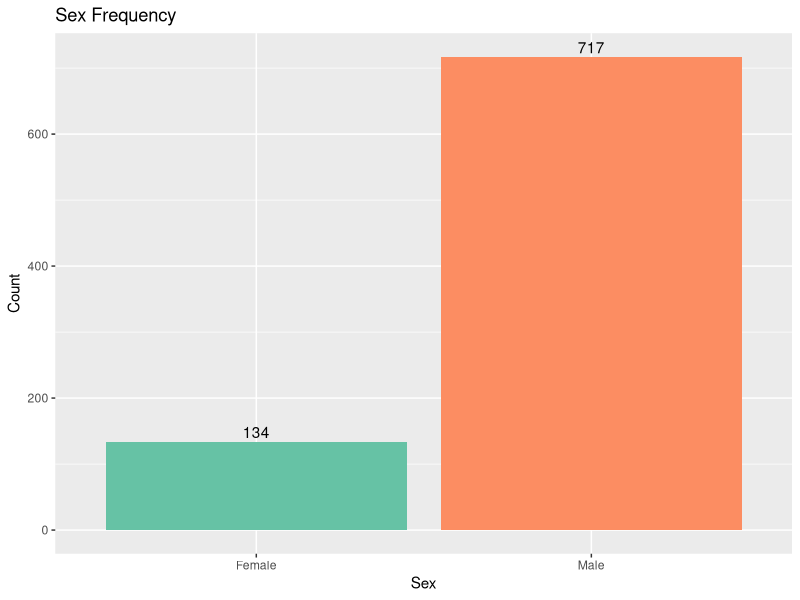
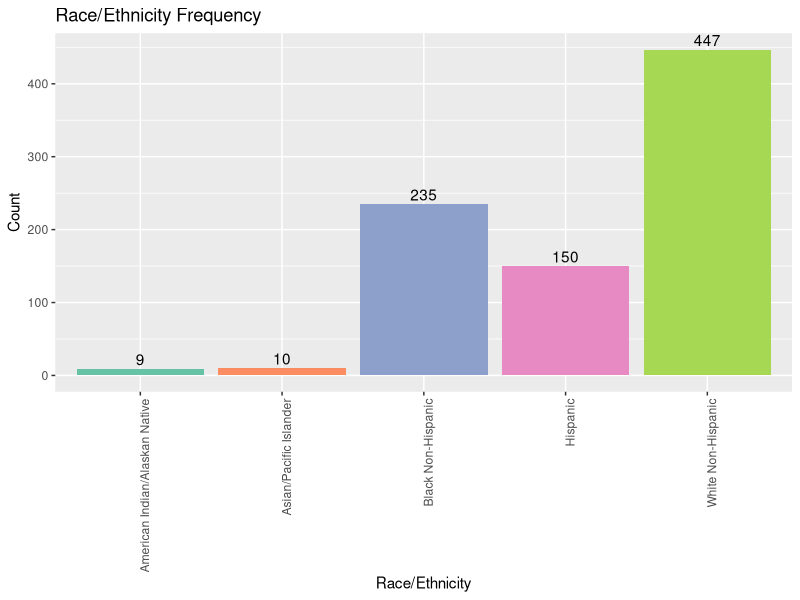
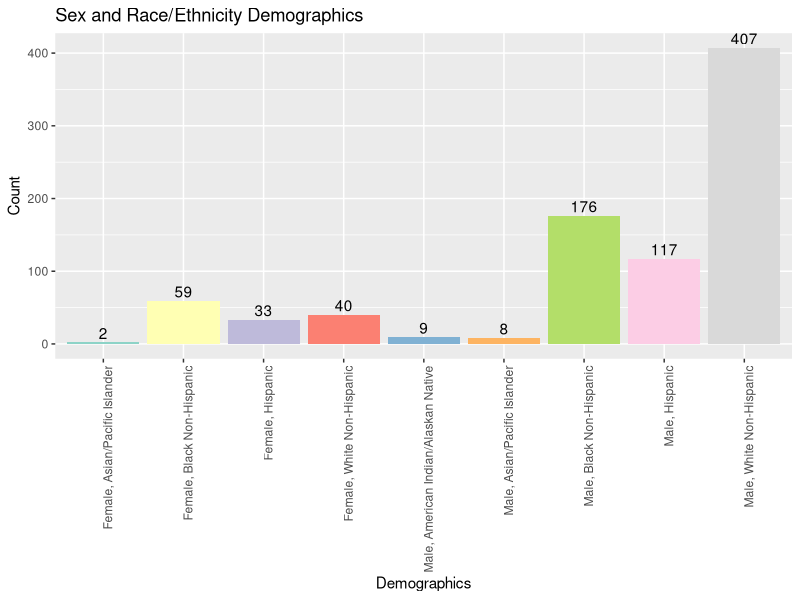
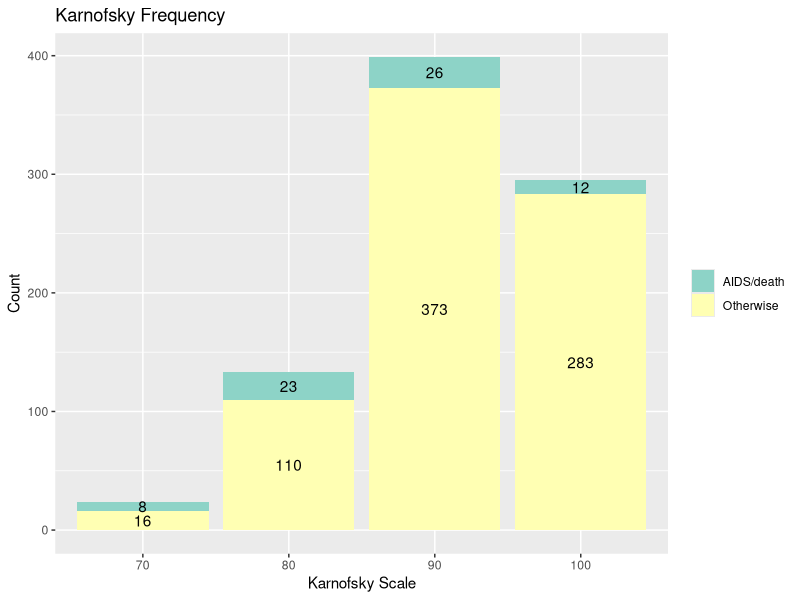
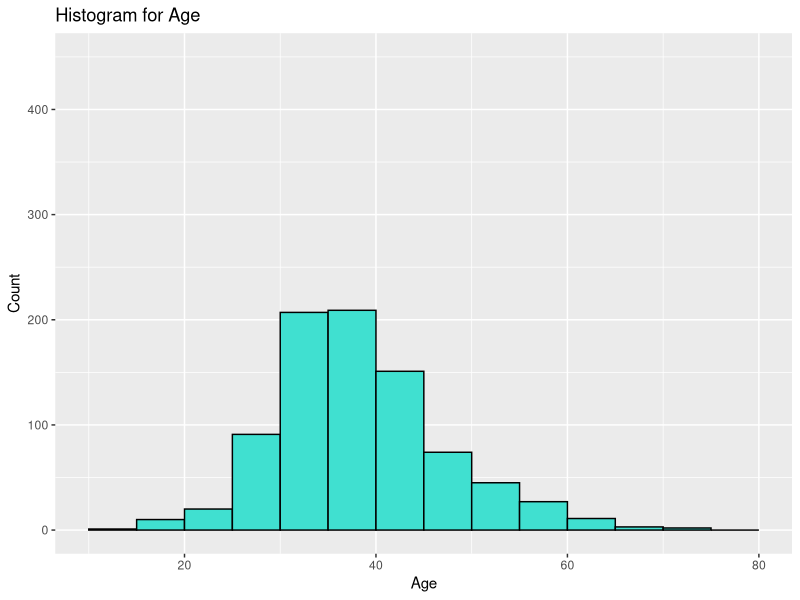
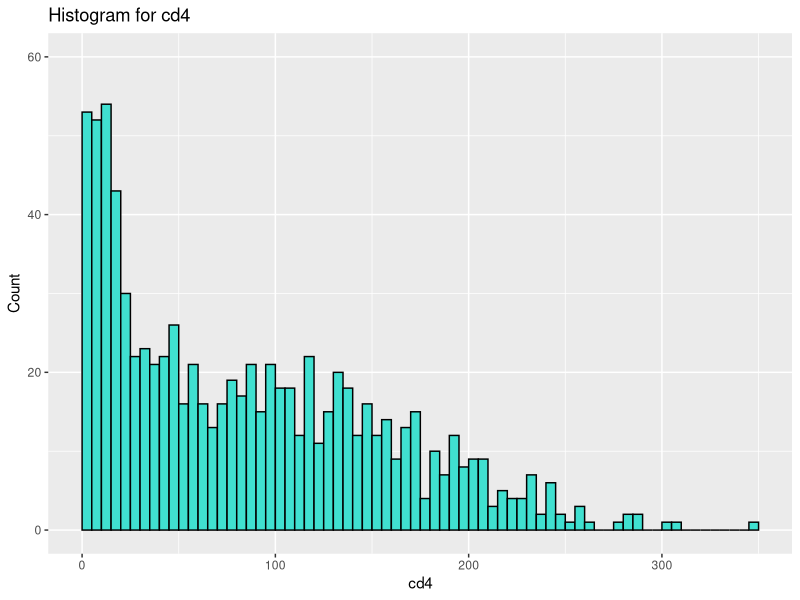
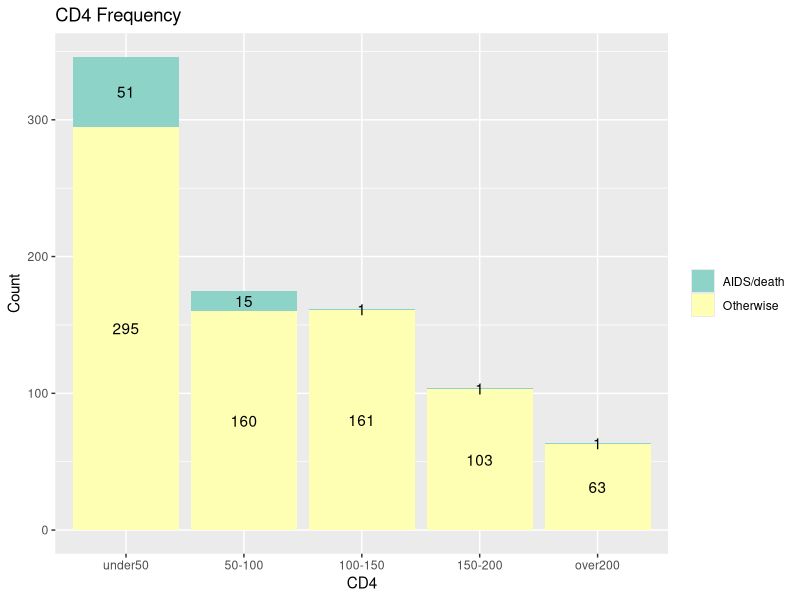
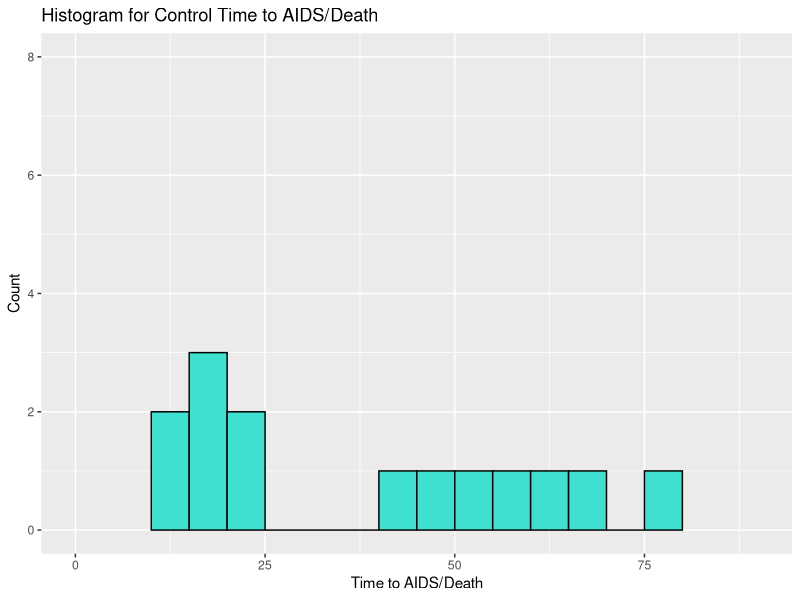

Reproduce these figures in R, in order.
## ---- chunk 1
knitr::opts_chunk$set(echo = TRUE)
aids <- read.csv("AIDSdata.csv")
library(tidyverse)
library(ggplot2)
library(plyr)
## ---- chunk 2
#Changing data from numerical to text
aids$censor_text <- NA
aids$censor_d_text <- NA
aids$txgrp_text <- NA
aids$strat2_text <- NA
aids$sex_text <- NA
aids$raceth_text <- NA
aids$ivdrug_text <- NA
aids$hemophil_text <- NA

#Adding a new column in dataframe for combined sex/raceth demographics.

aids$demo <- NA
aids$demo_text <- NA

#Adding a new column to split cd4 into factors
aids <- aids %>% 
  mutate(cd4f = ifelse(cd4 <= 50, "under50", 
                             ifelse(cd4 <=100, "50-100",
                                    ifelse(cd4 <= 150, "100-150",
                                           ifelse(cd4 <=200, "150-200", "over200"))))) %>%
  mutate(cd4f = factor(cd4f,
                       levels = c("under50", "50-100", "100-150","150-200", "over200")))
## ---- chunk 3
for (elt in 1:length(aids$id)) {
  s = toString(aids$sex[elt])
  r = toString(aids$raceth[elt])
  aids$demo[elt] <- as.numeric(paste (s, r, sep=''))
  
  if (aids$censor[elt] == 1) {
    aids$censor_text[elt] <- 'AIDS/death'
  } else {
    aids$censor_text[elt] <- 'Otherwise'
  }
  
  if (aids$censor_d[elt] == 1) {
    aids$censor_d_text[elt] <- 'Death'
  } else {
    aids$censor_d_text[elt] <- 'Otherwise'
  }
  
  if (aids$txgrp[elt] == 1) {
    aids$txgrp_text[elt] <- 'Placebo'
  } else {
    aids$txgrp_text[elt] <- 'IDV'
  }
  
  if (aids$strat2[elt] == 1) {
    aids$strat2_text[elt] <- 'CD4 <= 50'
  } else {
    aids$strat2_text[elt] <- 'CD4 > 50'
  }
  
  if (aids$sex[elt] == 1) {
    aids$sex_text[elt] <- 'Male'
  } else {
    aids$sex_text[elt] <- 'Female'
  }
  
  if (aids$raceth[elt] == 1) {
    aids$raceth_text[elt] <- 'White Non-Hispanic'
  } else if (aids$raceth[elt] == 2) {
    aids$raceth_text[elt] <- 'Black Non-Hispanic'
  } else if (aids$raceth[elt] == 3) {
    aids$raceth_text[elt] <- 'Hispanic'
  } else if (aids$raceth[elt] == 4) {
    aids$raceth_text[elt] <- 'Asian/Pacific Islander'
  } else if (aids$raceth[elt] == 5) {
    aids$raceth_text[elt] <- 'American Indian/Alaskan Native'
  } else if (aids$raceth[elt] == 6) {
    aids$raceth_text[elt] <- 'Other/Unknown'
  }
  
  if (aids$ivdrug[elt] == 1) {
    aids$ivdrug_text[elt] <- 'Never'
  } else if (aids$ivdrug[elt] == 2) {
    aids$ivdrug_text[elt] <- 'Currently'
  } else if (aids$ivdrug[elt] == 3) {
    aids$ivdrug_text[elt] <- 'Previously'
  }
  
  if (aids$hemophil[elt] == 1) {
    aids$hemophil_text[elt] <- 'Yes'
  } else if (aids$hemophil[elt] == 0) {
    aids$hemophil_text[elt] <- 'No'
  }
  
  aids$demo_text[elt] <- (paste (aids$sex_text[elt], aids$raceth_text[elt], sep=', '))
}
## ---- chunk 4
dfTab <- as.data.frame(table(aids$sex_text))
colnames(dfTab)[1] <- "n"
dfTab$lab <- as.character(100 * dfTab$Freq / sum(dfTab$Freq))

ggplot(aids, aes(x=sex_text, fill=sex_text)) + geom_bar( ) +
  scale_fill_brewer(palette = "Set2") + labs(title = 'Sex Frequency', x = "Sex", y = "Count") + theme(legend.position = "none") + geom_text(data=dfTab, aes(n, Freq, label = Freq), vjust=-0.3, inherit.aes = FALSE)

chisq.test(table(aids$sex_text))
## ---- chunk 5
dfTab <- as.data.frame(table(aids$raceth_text))
colnames(dfTab)[1] <- "n"
dfTab$lab <- as.character(100 * dfTab$Freq / sum(dfTab$Freq))

ggplot(aids, aes(x=raceth_text, fill=raceth_text)) + geom_bar( ) +
  scale_fill_brewer(palette = "Set2") + labs(title = 'Race/Ethnicity Frequency', x = "Race/Ethnicity", y = "Count") +  theme(legend.position = "none") + theme(axis.text.x = element_text(angle = 90, hjust = 1)) + geom_text(data=dfTab, aes(n, Freq, label = Freq), vjust=-0.3, inherit.aes = FALSE)

chisq.test(table(aids$raceth_text))
## ---- chunk 6
dfTab <- as.data.frame(table(aids$demo_text))
colnames(dfTab)[1] <- "n"
dfTab$lab <- as.character(100 * dfTab$Freq / sum(dfTab$Freq))

ggplot(aids, aes(x=demo_text, fill=demo_text)) + geom_bar( ) +
  scale_fill_brewer(palette = "Set3") + labs(title = 'Sex and Race/Ethnicity Demographics', x = "Demographics", y = "Count") + theme(axis.text.x = element_text(angle = 90, hjust = 1)) + theme(legend.position = "none") + geom_text(data=dfTab, aes(n, Freq, label = Freq), vjust=-0.3, inherit.aes = FALSE)

chisq.test(table(aids$demo_text))
## ---- chunk 7
dfTab <- as.data.frame(table(aids$karnof, aids$censor_text))
colnames(dfTab)[1] <- "n"
colnames(dfTab)[2] <- "censor_text"
dfTab$lab <- as.character(100 * dfTab$Freq / sum(dfTab$Freq))

ggplot(dfTab, aes(x=n, y=Freq, fill=censor_text)) + geom_bar(stat='identity') +
  scale_fill_brewer(palette = "Set3") + labs(title = 'Karnofsky Frequency', x = "Karnofsky Scale", y = "Count") +  theme(legend.position = "right") +  theme(legend.title=element_blank()) + geom_text(aes(x=dfTab$n, y=dfTab$Freq, label=dfTab$Freq), position = position_stack(vjust = 0.5))

chisq.test(aids$censor_text, aids$karnof)
## ---- chunk 8
ggplot(aids, aes(x=age)) + geom_histogram(breaks=seq(10, 80, by=5), col='black', fill='turquoise') + 
  labs(title="Histogram for Age", x="Age", y="Count") + 
  xlim(c(10,80)) + ylim(c(0,450))
## ---- chunk 9
ggplot(aids, aes(x=cd4)) + geom_histogram(breaks=seq(0, 350, by=5), col='black', fill='turquoise') + 
  labs(title="Histogram for cd4", x="cd4", y="Count") + 
  xlim(c(0,350)) + ylim(c(0,60))
## ---- chunk 10
dfTab <- as.data.frame(table(aids$cd4f, aids$censor_text))
colnames(dfTab)[1] <- "n"
colnames(dfTab)[2] <- "censor_text"
dfTab$lab <- as.character(100 * dfTab$Freq / sum(dfTab$Freq))

ggplot(dfTab, aes(x=n, y=Freq, fill=censor_text)) + geom_bar(stat='identity') +
  scale_fill_brewer(palette = "Set3") + labs(title = 'CD4 Frequency', x = "CD4", y = "Count") +  theme(legend.position = "right") +  theme(legend.title=element_blank()) + geom_text(aes(x=dfTab$n, y=dfTab$Freq, label=dfTab$Freq), position = position_stack(vjust = 0.5))

chisq.test(aids$censor_text, aids$cd4f)
## ---- chunk 11
ggplot(aids %>% filter(txgrp == 1 & censor == 1), aes(x=time)) + geom_histogram(breaks=seq(10, 80, by=5), col='black', fill='turquoise') + 
  labs(title="Histogram for Control Time to AIDS/Death", x="Time to AIDS/Death", y="Count") + 
  xlim(c(0,90)) + ylim(c(0,8))

ggplot(aids %>% filter(txgrp == 2 & censor == 1), aes(x=time)) + geom_histogram(breaks=seq(10, 80, by=5), col='black', fill='turquoise') + 
  labs(title="Histogram for IDV Time to AIDS/Death", x="Time to AIDS/Death", y="Count") + 
  xlim(c(0,90)) + ylim(c(0,8))
## ---- chunk 12
table(aids$txgrp_text, aids$strat2_text)
chisq.test(aids$txgrp_text, aids$strat2_text)
## ---- chunk 13
table(aids$censor_text, aids$strat2_text)
chisq.test(aids$censor_text, aids$strat2_text)
## ---- chunk 14
table(aids$censor_text, aids$txgrp_text)
chisq.test(aids$censor_text, aids$txgrp_text)
## ---- chunk 15
table(aids$censor_d_text, aids$txgrp_text)
chisq.test(aids$censor_d_text, aids$txgrp_text)
## ---- chunk 16
table(aids$censor_text, aids$ivdrug_text)
chisq.test(aids$censor_text, aids$ivdrug_text)
## ---- chunk 17
table(aids$censor_text, aids$hemophil_text)
chisq.test(aids$censor_text, aids$hemophil_text)
